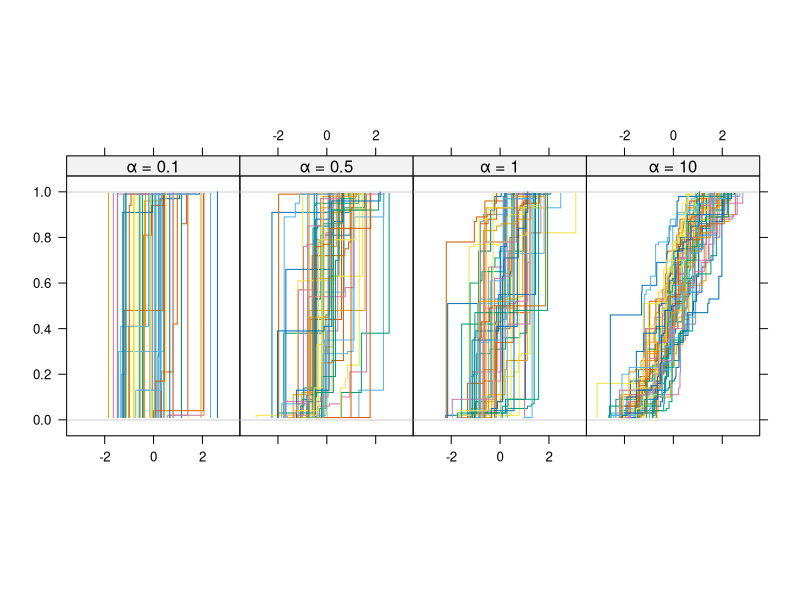
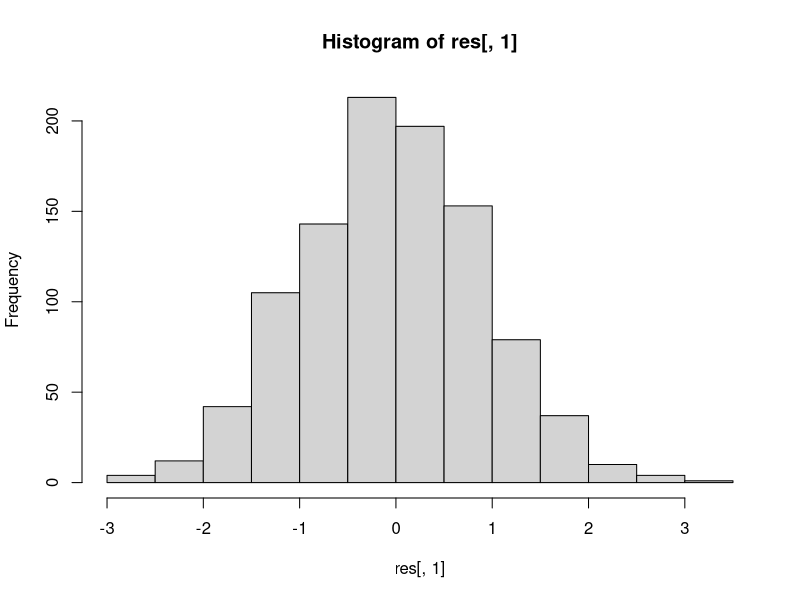
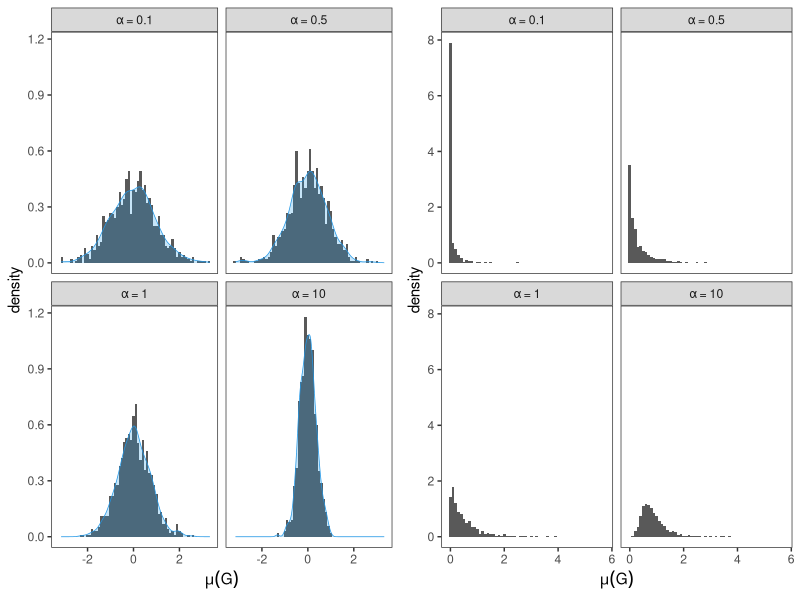
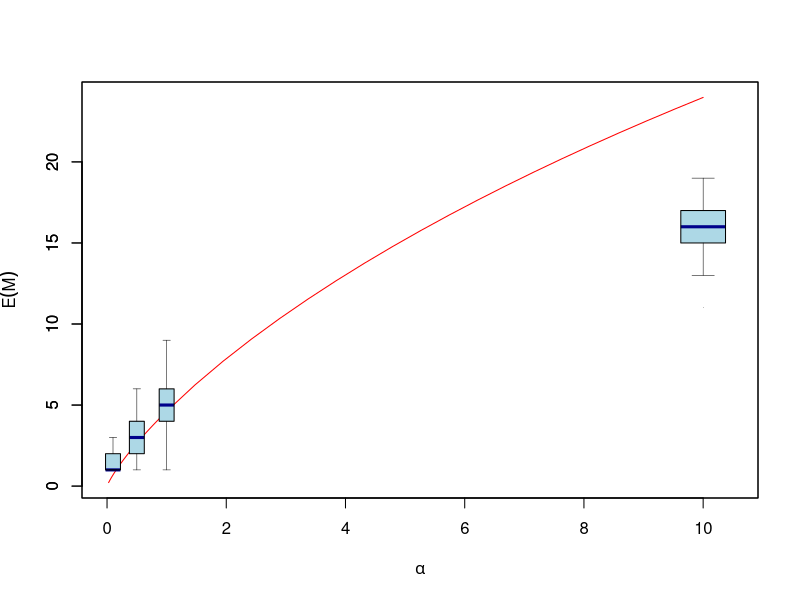
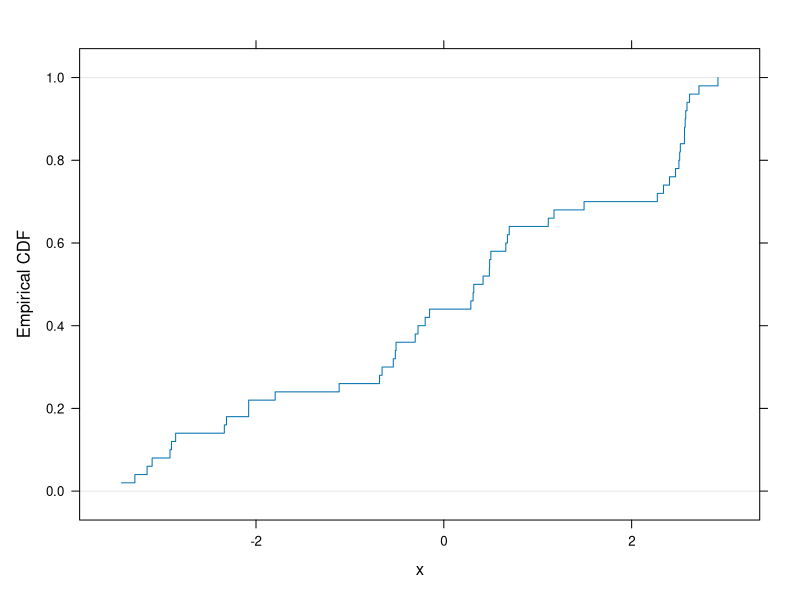
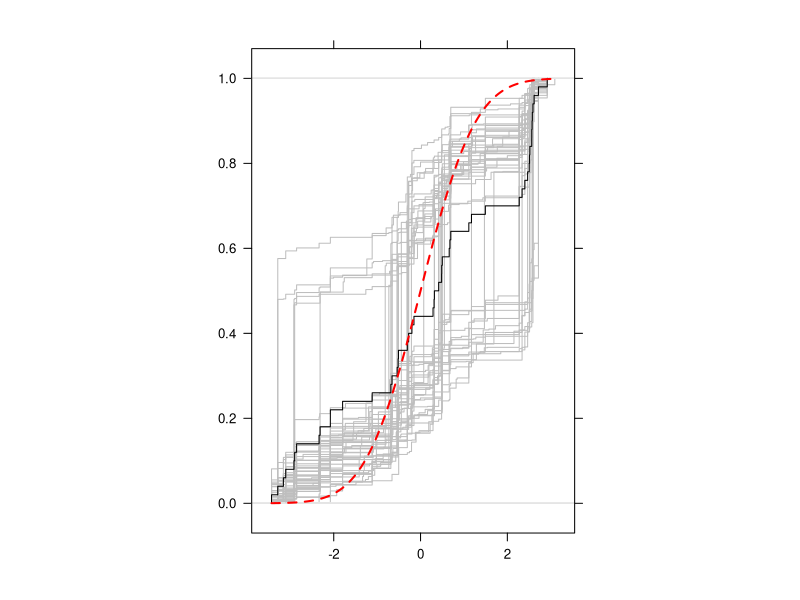
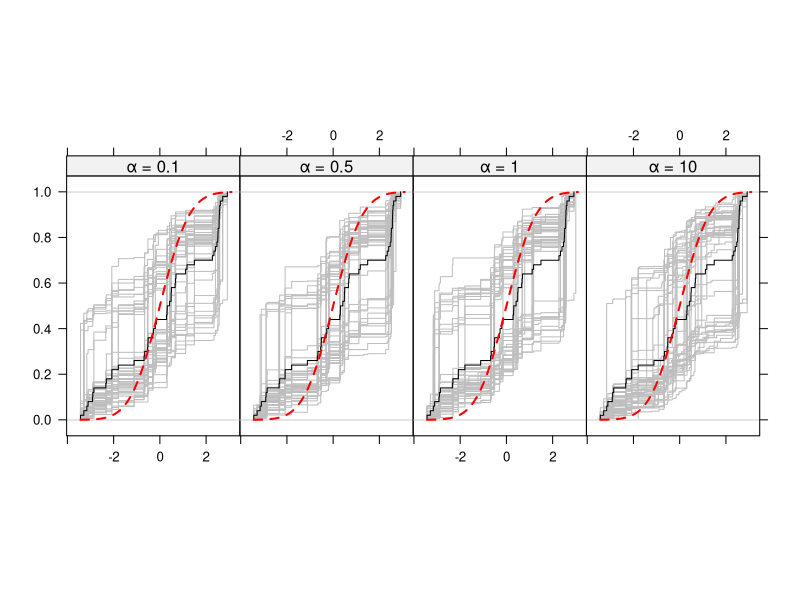

Recreate these plots in R, in order.
rm(list = ls())

library(lattice)
library(latticeExtra)
library(ggplot2)

K.trunc = 20
Sethu_jump = function(alpha, K = K.trunc){
  v = w = array(dim = K)
  v[K] = 1
  v[1:(K - 1)] = rbeta(n = K - 1, 1, alpha)
  w[1] = v[1]
  for(h in 2:K){
    w[h] = v[h] * prod(1 - v[1:(h - 1)])
  }
  return(w)
}

generate_DPH = function(alpha, K, N.sample, 
                        base, baseparams, 
                        jump = Sethu_jump){
  if(base == 'norm' && length(baseparams) == 2){
    m = baseparams[1]
    s = baseparams[2]
    atoms = rnorm(n = K, mean = m, sd = s)
  }else stop("Incorrect base measure/parameters.")
  w = jump(alpha, K)
  dph.sample = sample(x = atoms, replace = T, 
                      size = N.sample, prob = w)
  return(dph.sample)
}

set.seed(1729)
N.S = 50
sample.size = 100
alphaseq = c(0.1, 0.5, 1, 10)
dph.samples = NULL
for(alpha in alphaseq){
  dph.samples.temp = array(dim = c(sample.size, N.S))
  for(i in 1:N.S){
    dph.samples.temp[, i] = generate_DPH(alpha = alpha, K = 20, 
                                         N.sample = sample.size,
                                         base = "norm", baseparams = c(0, 1))
  }
  xnam = paste("x", 1:N.S, sep = "")
  colnames(dph.samples.temp) = xnam
  dph.samples.temp = as.data.frame(dph.samples.temp)
  dph.samples = rbind(dph.samples, dph.samples.temp)
}
alpha.labels = paste("\U03B1 =",
                     as.character(alphaseq), sep = " ")
dph.samples$alpha = rep(alpha.labels, each = sample.size)

fmla1 = as.formula(paste("~ ", paste(xnam, collapse= "+"), " | alpha"))
ecdfplot(fmla1, data = dph.samples,
         xlab = "", ylab = "", xaxt = "n", asp = 1.5)

mv_functional = function(n.G, alpha, 
                         sample.size = 100,
                         K = 20, base = "norm",
                         baseparams = c(0, 1)){
  dph.samples.temp = array(dim = c(sample.size, n.G))
  for(i in 1:n.G){
    dph.samples.temp[, i] = generate_DPH(alpha = alpha, K = K, 
                                         N.sample = sample.size,
                                         base = base, 
                                         baseparams = baseparams)
  }
  m1.G = apply(dph.samples.temp, 2, mean)                   # first moment
  m2.G = apply(dph.samples.temp, 2, function(x) mean(x^2))  # second moment
  v.G = m2.G - (m1.G)^2                                     # variance functional
  return(cbind(m1.G, v.G))
}

n.G = 1000
res = mv_functional(n.G = n.G, alpha = 0.1)
hist(res[,1])

mv.df = data.frame(mean = as.numeric(),
                   var = as.numeric())
for(alpha in alphaseq){
  temp = mv_functional(n.G = n.G, alpha = alpha)
  mv.df = rbind(mv.df, temp)
}

names(mv.df) = c("mean", "var")
mv.df$alpha = rep(alpha.labels, each = n.G)

plot.mu = ggplot(mv.df) +
  geom_histogram(aes(x = mean, y = ..density..), 
                 binwidth = 0.1) +
  geom_density(aes(x = mean), lwd = 0.25, colour = 4,
               fill = 4, alpha = 0.25) +
  facet_wrap(~ alpha, ncol = 2) +
  xlab(expression(mu(G))) +
  theme_bw() +
  theme(panel.grid.minor = element_blank(),
        panel.grid.major = element_blank())

plot.var = ggplot(mv.df) +
  geom_histogram(aes(x = var, y = ..density..), 
                 binwidth = 0.1) +
  facet_wrap(~ alpha, ncol = 2) +
  xlab(expression(mu(G))) +
  theme_bw() +
  theme(panel.grid.minor = element_blank(),
        panel.grid.major = element_blank())

gridExtra::grid.arrange(plot.mu, plot.var, ncol = 2)



set.seed(1729)
N.S = 50
sample.size = 100
alphaseq = c(0.1, 0.5, 1, 10)
E.M.dph = array(dim = c(N.S, length(alphaseq)))
for(j in 1:length(alphaseq)){
  alpha = alphaseq[j]
  dph.samples.temp = array(dim = c(sample.size, N.S))
  for(i in 1:N.S){
    dph.samples.temp[, i] = generate_DPH(alpha = alpha, K = 20, 
                                         N.sample = sample.size,
                                         base = "norm", baseparams = c(0, 1))
  }
  m = apply(dph.samples.temp, 2, function(x) length(unique(x)))
  E.M.dph[, j] = m
}
E.M.theo = alphaseq * log((alphaseq + sample.size) / alphaseq)
alpha.grid = c(seq(0, 0.5, length.out = 20),
               seq(0.5, 1, length.out = 20),
               seq(1, 10, length.out = 20))
E.M.theo = alpha.grid * log((alpha.grid + sample.size) / alpha.grid)

plot(alpha.grid, E.M.theo, col = "red", xlim = c(0, 10.5),
     xlab = expression(paste(alpha)), ylab = expression(paste(E(M))), type = "l")
boxplot(E.M.dph, boxwex = c(0.25, 0.25, 0.25, 0.75), xaxt = "n", 
        whisklty = 1, whisklwd = 0.5, 
        staplelty = 1, staplelwd = 0.5,
        outpch = ".", outcol = "grey", outcex = 0.5, 
        medcol = "darkblue", col = "lightblue",
        at = alphaseq, add = T)

library(readr)
DPdata <- read_csv("DPdata.csv", col_types = cols(...1 = col_skip()))
# View(DPdata)

ecdfplot(~ x, data = DPdata)

posterior_DPH = function(alpha, K = 50, 
                         N.sample = 1000, n.postG,
                         jump = Sethu_jump,
                         dat){
  n = length(dat)
  post.samples = array(dim = c(N.sample, n.postG))
  for(j in 1:n.postG){
    temp = runif(K)
    atoms = array(dim = K)
    for(i in 1:K){
      if(temp[i] < alpha/(alpha + n))  atoms[i] = rnorm(1, 0, 1)
      else atoms[i] = sample(dat, size = 1)
    }
    w = jump(alpha + n, K)
    post.samples[, j] = sample(x = atoms, replace = T, 
                               size = N.sample, prob = w)
  }
  xnam = paste("pG", 1:n.postG, sep = "")
  colnames(post.samples) = xnam
  post.samples = as.data.frame(post.samples)
  return(post.samples)
}

N.postG = 50
post.df = posterior_DPH(alpha = 10, 
                        n.postG = N.postG,
                        jump = Sethu_jump,
                        dat = as.numeric(DPdata$x))

xnam = paste("pG", 1:N.postG, sep = "")
fmla2 = as.formula(paste("~ ", paste(c(xnam, "x"), collapse= "+")))
post.df$x = as.numeric(DPdata$x)
normseq = seq(min(post.df), max(post.df), length.out = 1000)
ecdfplot(fmla2, data = post.df, 
         col = rep(c("gray", "black"), times = c(N.postG, 1)),
         xlab = "", ylab = "", xaxt = "n", asp = 1.5) +
  as.layer(xyplot(pnorm(normseq) ~ normseq, type = "l", 
                  col = "red", lty = 2, lwd = 2))


set.seed(1729)
N.postG = 50
sample.size = 1000
alphaseq = c(0.1, 0.5, 1, 10)
post.samples = NULL
for(alpha in alphaseq){
  post.samples.temp = array(dim = c(sample.size, N.postG))
  for(i in 1:N.postG){
    post.samples.temp = posterior_DPH(alpha = alpha, K = 50, 
                                      N.sample = sample.size,
                                      n.postG = N.postG,
                                      jump = Sethu_jump,
                                      dat = as.numeric(DPdata$x))
  }
  xnam = paste("pG", 1:N.postG, sep = "")
  colnames(post.samples.temp) = xnam
  post.samples.temp = as.data.frame(post.samples.temp)
  post.samples.temp$x = as.numeric(DPdata$x)
  post.samples = rbind(post.samples, post.samples.temp)
}
alpha.labels = paste("\U03B1 =",
                     as.character(alphaseq), sep = " ")
post.samples$alpha = rep(alpha.labels, each = sample.size)

fmla2 = as.formula(paste("~ ", paste(c(xnam, "x"), collapse= "+"), " | alpha"))
ecdfplot(fmla2, data = post.samples,
         col = rep(c("gray", "black"), times = c(N.postG, 1)),
         xlab = "", ylab = "", xaxt = "n", asp = 1.5) +
  as.layer(xyplot(pnorm(normseq) ~ normseq, type = "l", 
                  col = "red", lty = 2, lwd = 2))
